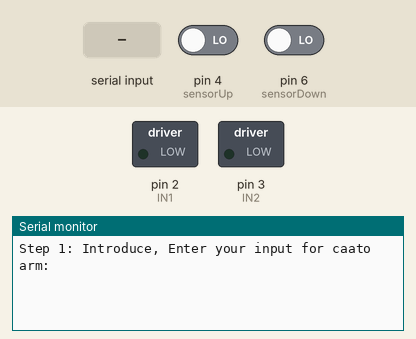
A sketch run on a simulated Arduino Uno, built with avr-gcc and run on an emulated ATmega328P. On the bench: switched loads named in the sketch (green lamp = pin HIGH), the last lines printed to the serial monitor. The test bench sets the inputs (shaded band); at power-on: pin 4 (sensorUp) LOW, pin 6 (sensorDown) LOW.

Above: at 1.2 s.
1.3 s: "90,45\n" received over Serial
At 1.9 s:
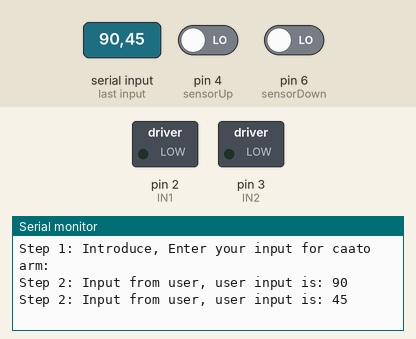
2.8 s: "1\n" received over Serial
At 3.3 s:
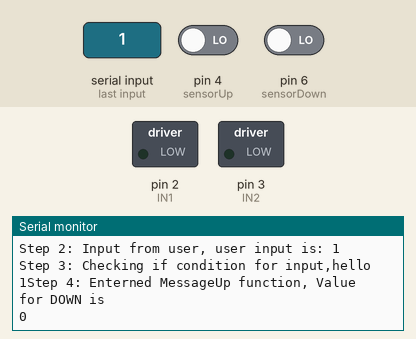
4.4 s: "2\n" received over Serial
At 4.9 s:
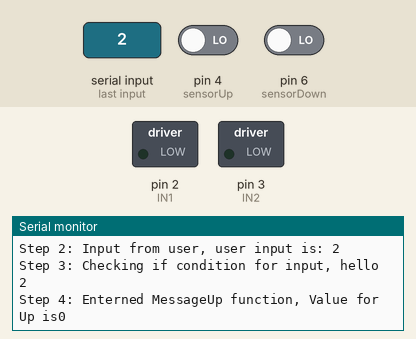
Timing chart, 0 to 7.4 s (numbered marks = the images above; inputs shaded):
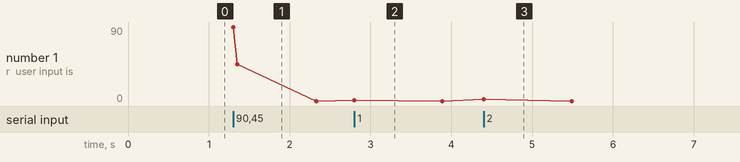

Measured:
- after the input at 1.3 s, the serial monitor: prints a new line at once (image 1)
- after the input at 2.8 s, the serial monitor: prints a new line at once (image 2)
- after the input at 4.4 s, the serial monitor: prints a new line at once (image 3)

The sketch:

final_code.ino
```cpp
#define SENSORPIN_L 7
#define SENSORPIN_R 12

const int IN1 = 2, IN2 = 3, PWM = 1;
const int sensorDown = 6, sensorUp = 4, SensorPinL = 7, sensorPinR = 12;

int user_input = 0, position_state = 0, UP = 3, DOWN = 3; // a variable to read the encoder state

int sensorStateL = 2, sensorStateR = 2, sensorState = 2;

int x = 0;

void setup()
{
  Serial.begin(9600);

  pinMode(IN1, OUTPUT);
  pinMode(IN2, OUTPUT);
  pinMode(PWM, OUTPUT);
  pinMode(sensorDown, INPUT);
  pinMode(sensorUp, INPUT);
  pinMode(SensorPinL, INPUT);
  pinMode(sensorPinR, INPUT);
}

void loop()
{
  if ( x == 0)
  {
    while (!Serial);
    Serial.println("Step 1: Introduce, Enter your input for caato arm:");
    x = 1;
  }


  if (Serial.available() == 1) {


    user_input = Serial.parseInt();

    Serial.print("Step 2: Input from user, user input is: ");
    Serial.println(user_input);

    if (user_input == 2) //move up
    {
      Serial.println("Step 3: Checking if condition for input, hello 2");
      messageUP();
    }
    else if (user_input == 1) //move down
    {
      Serial.print("Step 3: Checking if condition for input,hello 1");
      messageDown();
    }
    else if (user_input == 0)
    {
      messageBR();
    }
  }
}

void messageUP()
{
  check_sensors();
  Serial.print("Step 4: Enterned MessageUp function, Value for Up is");
  Serial.println(UP);
  check_sensors();
  if (UP)
    Motor_Forward(200);
}

void messageDown()
{
  check_sensors();
  Serial.println("Step 4: Enterned MessageUp function, Value for DOWN is");
  Serial.println(DOWN);
  if (DOWN)
    Motor_Backward(200);
}

void messageBR()
{
  check_sensors();
  Motor_Brake();
}

void Motor_Forward(int Speed) {
  while (1)
  {
    check_sensors();
    //Serial.println("Step 5: Motor forward function");
    digitalWrite(IN1, HIGH);
    digitalWrite(IN2, LOW);
    analogWrite(PWM, Speed);
    if (UP == 0)
    {
      Motor_Brake();
      x = 0;
      delay(100);
      check_bb();
      if (sensorState == 0) {
        Serial.println("Docked");
      }
      else {

        Serial.println("Not Docked");
        messageDown();
      }
      break;

    }
  }
}

void Motor_Backward(int Speed) {
  while (1)
  {
    check_sensors();
//    Serial.println("Motor backward function");
    digitalWrite(IN1, LOW);
    digitalWrite(IN2, HIGH);
    analogWrite(PWM, Speed);
    if (DOWN == 0)
    {
      Motor_Brake();
      x = 0;
      break;
    }
  }

}

void Motor_Brake() {
  digitalWrite(IN1, LOW);
  digitalWrite(IN2, LOW);
}

void check_sensors()
{
  UP = digitalRead(sensorUp);
  DOWN = digitalRead(sensorDown);
}

void check_bb()
{
  sensorStateL = digitalRead(SENSORPIN_L); //1 if not broken (not docked), 0 if broken (docked)
  sensorStateR = digitalRead(SENSORPIN_R); //1 if not broken (not docked), 0 if broken (docked)

  if (sensorStateL == 0 && sensorStateR == 0) { //docked
    sensorState = 0;
    //Serial.println("Docked");
  }
  else {
    sensorState = 1;
    //Serial.println("Not Docked");
  }
}
```
